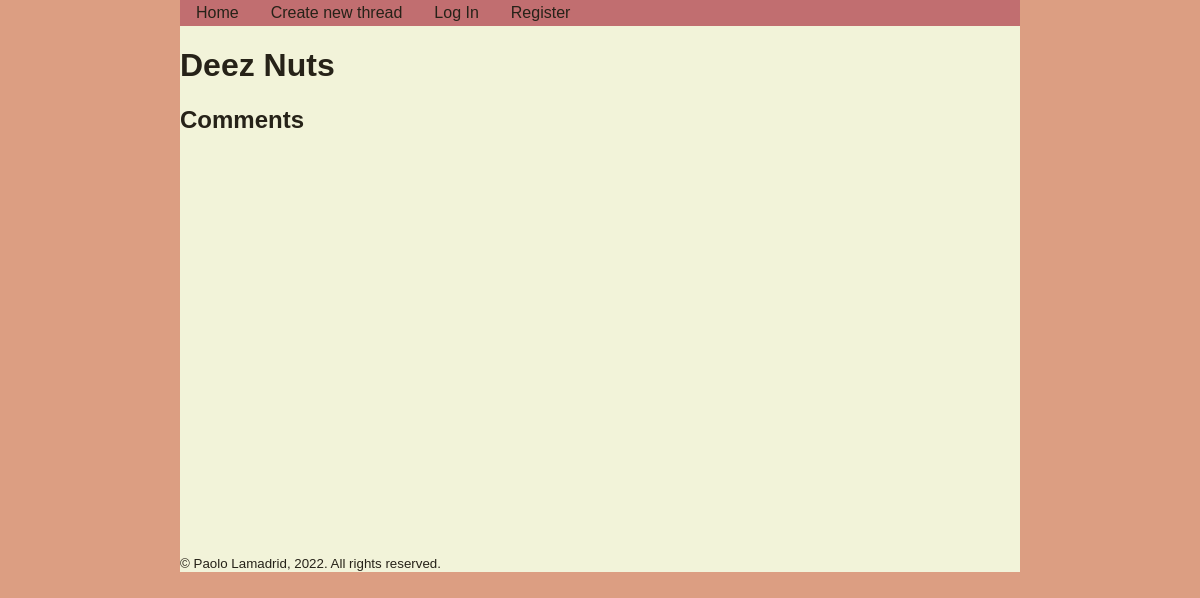
The page /user/Deez Nuts/comments on the database as committed earlier.
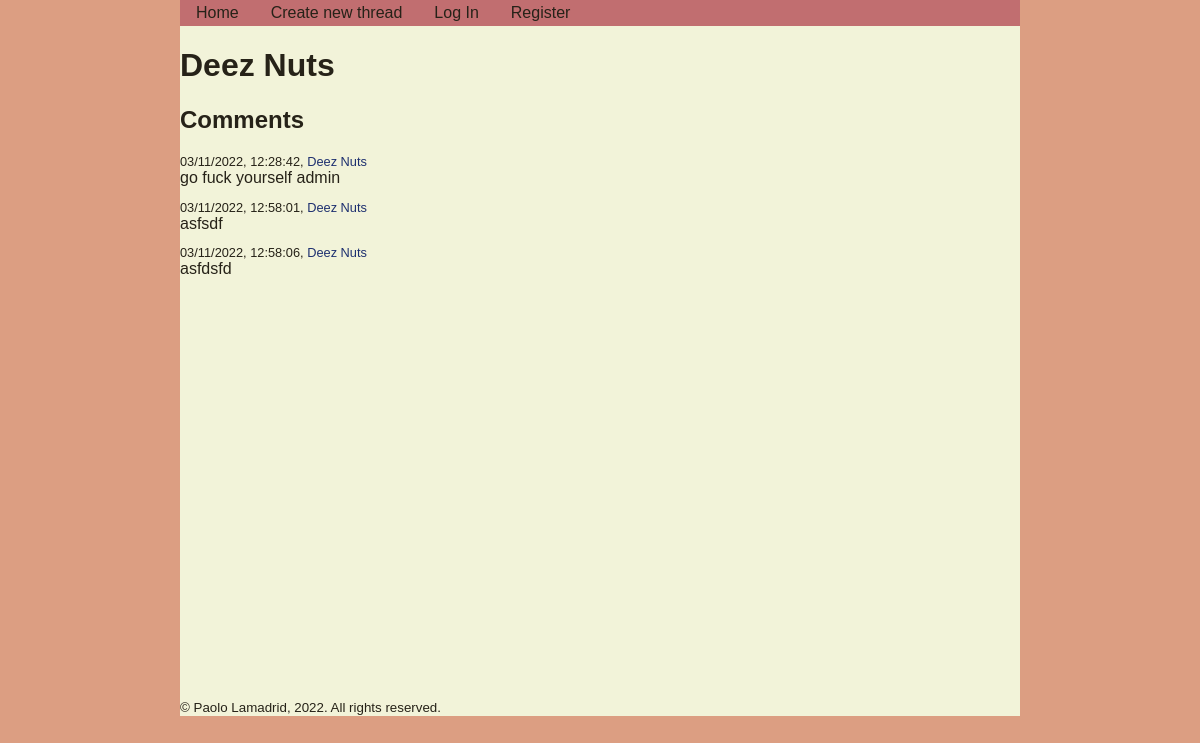
The same page on the database as committed later.
### tables this page shows
CREATE TABLE comments
(
    comment_id INTEGER PRIMARY KEY AUTOINCREMENT,
    thread_id INTEGER NOT NULL,
    username TEXT NOT NULL,
    date_created TEXT NOT NULL,
    body TEXT NOT NULL
);

### app.py (the view)
@app.route("/user/<username>/comments")
def user_comments(username):
    db = get_db()
    comments = db.execute("""
        SELECT * FROM comments
        WHERE username = ?;
    """, (username,))
    return render_template("user_comments.html", username=username, comments=comments)

### app.py (called while the page is built)
@app.before_request
def load_logged_in_user():
    g.user = session.get("username", None)
    g.is_admin = session.get("is_admin", False)

### database.py (called while the page is built)
def get_db():
    if "db" not in g:
        g.db = sqlite3.connect(DATABASE,
            detect_types=sqlite3.PARSE_DECLTYPES
        )
        g.db.row_factory = sqlite3.Row
    return g.db

### templates/user_comments.html (shortened to what this page needs)
{% extends 'base.html' %}
{% block main_content %}
<h1>{{ username }}</h1>
<h2>Comments</h2>
{% for comment in comments %}
    <p class="comment_info">{{ comment["date_created"] }}, <a href="{{ url_for('user_profile', username=comment['username']) }}">{{ comment["username"] }}</a></p>
    <p class="comment_body">{{ comment["body"] }}</p>
{% endfor %}
{% endblock %}

Rows that differ between the two databases and show on the page:
added comments: date_created "03/11/2022, 12:28:42", username "Deez Nuts", body "go fuck yourself admin"
added comments: date_created "03/11/2022, 12:58:01", username "Deez Nuts", body "asfsdf"
added comments: date_created "03/11/2022, 12:58:06", username "Deez Nuts", body "asfdsfd"
